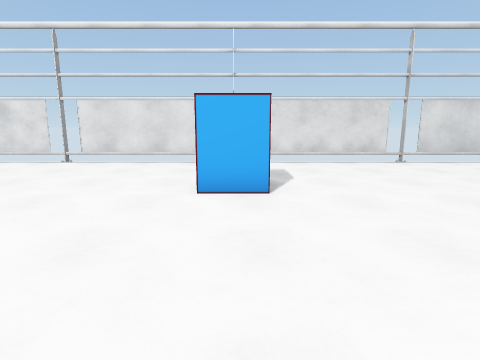
View 1 (above)

21 first-person views from a walk through a Unity game level. The camera is 1.3 m above the floor, tilts 10° down and sees 80° across. The floor is counted in squares, 1 m on a side. Each view is taken from the middle of a square. On the plan, view 1 faces up. The plan holds only what a view shows up to about 13 squares ahead; the rest is blank.

View 2
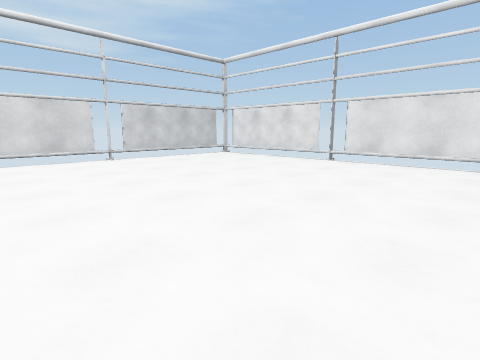

View 3
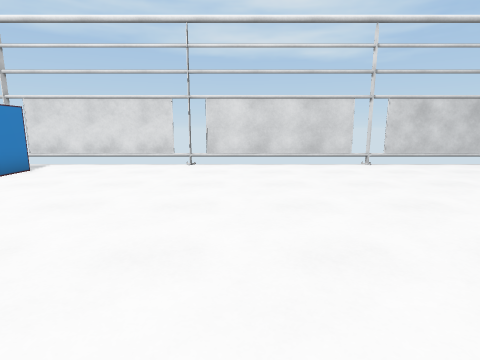

View 4
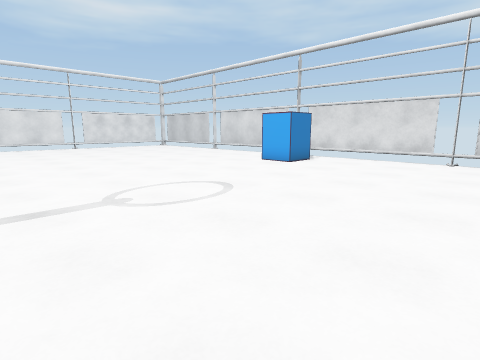

View 5
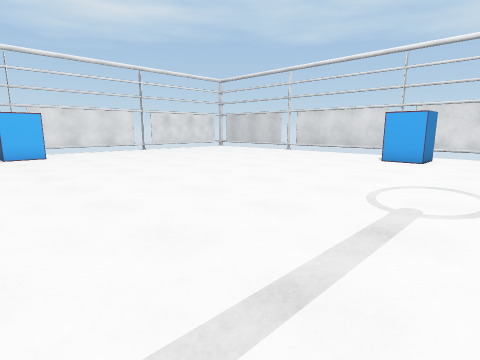

View 6
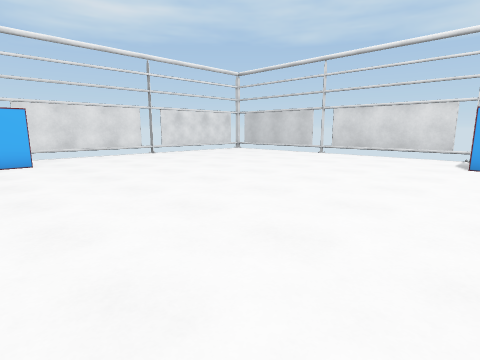

View 7
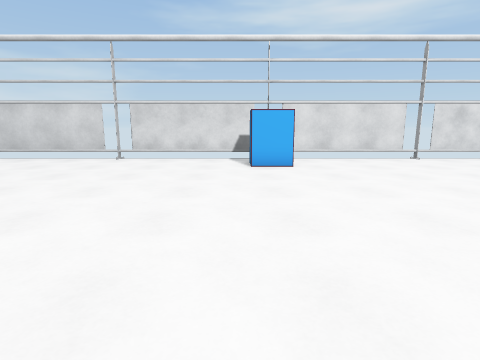

View 8
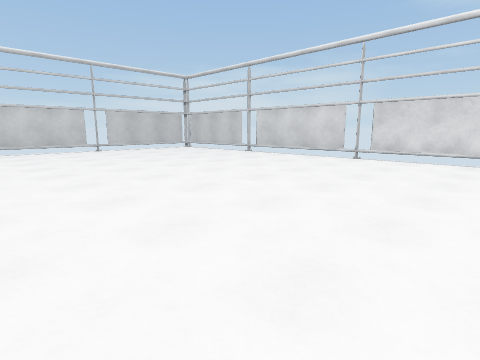

View 9
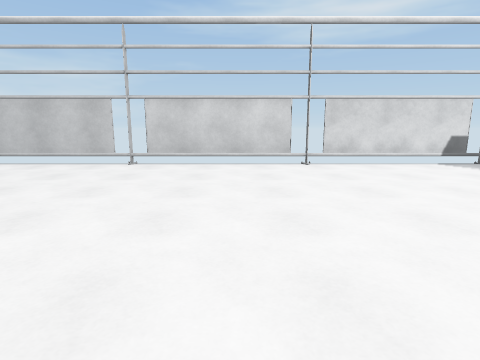

View 10
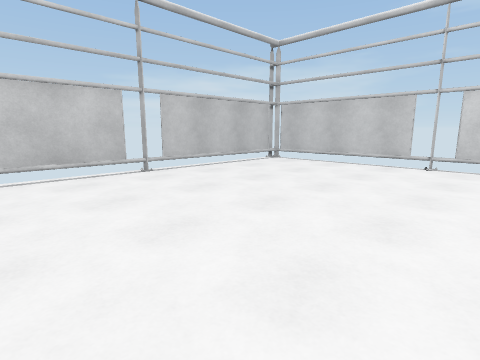

View 11
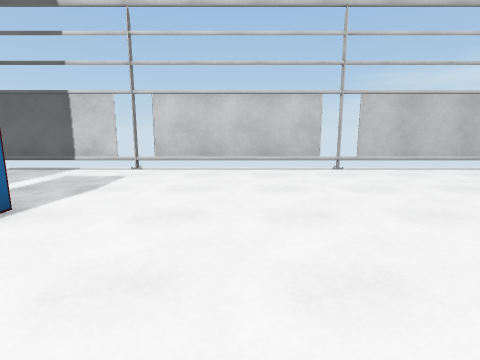

View 12
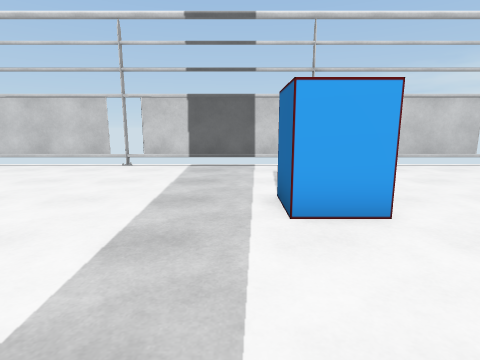

View 13
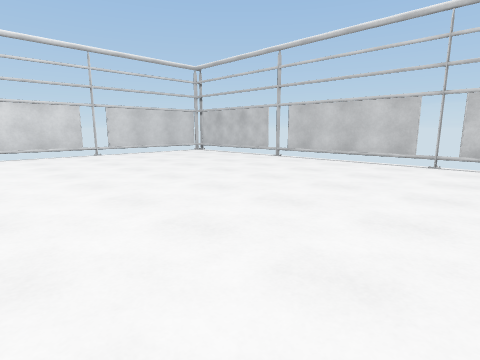

View 14
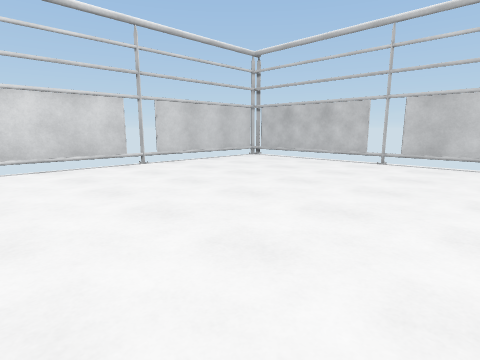

View 15
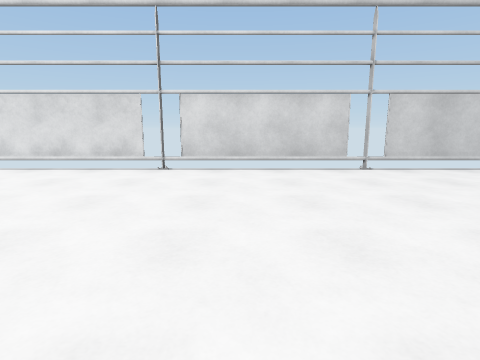

View 16
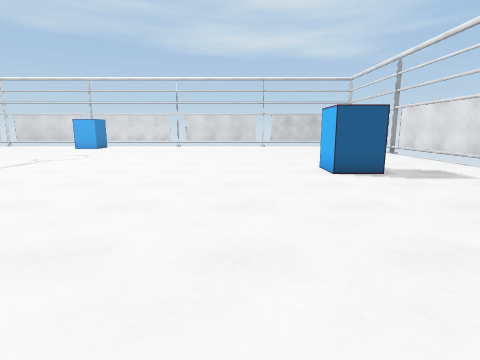

View 17
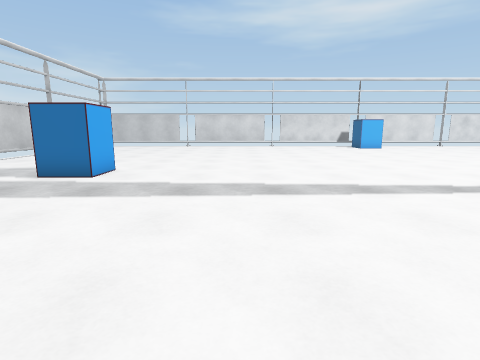

View 18
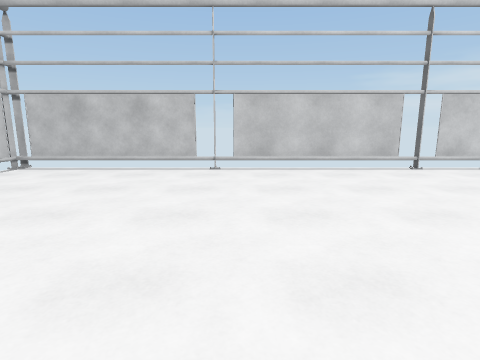

View 19
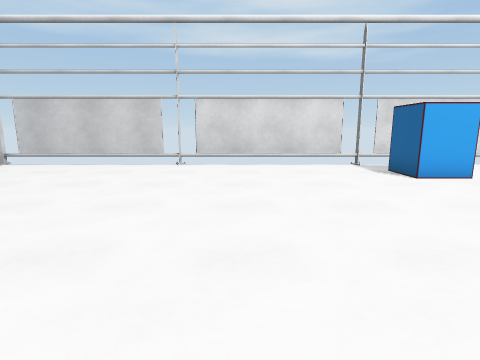

View 20
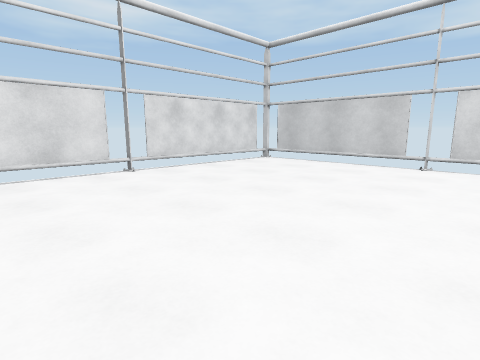

View 21
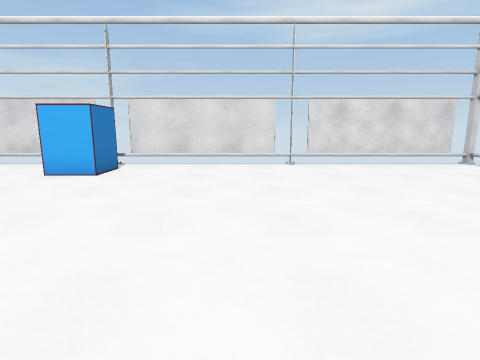

### Floor plan
Points are (right, up) in squares from view 1. A wall is a line through its corners. A room is listed if a view was taken in it or the views show most of it. See-through windows are left out.
Room 1 (views 1, 2, 3, 4, 5, 6, 7, 8, 9, 10, 11, 12, 13, 14, 15, 16, 17, 18, 19, 20, 21)
walls: (13.1, -8.2) (13.1, -6.7) (14.6, -6.7); (0.6, 7.4) (0.6, 5.8) (-1, 5.8); (19.5, -8) (19.5, -2.5); (19.5, -1.4) (19.5, 4.2); (-12.1, -6.7) (-10.6, -6.7) (-10.6, -8.2) (-12.1, -8.2); (-0.9, -20.6) (-0.9, -19.1) (0.6, -19.1) (0.6, -20.3); (5.9, 11.4) (1, 11.4); (-1.1, 11.4) (-6.4, 11.4); (0.2, -21.9) (12.6, -21.9); (-13.8, -2.4) (-13.8, -8); (-13.8, -8.5) (-13.8, -14.8); (19.5, -14.8) (19.5, -9.1); (12.6, 11.4) (7, 11.4); (19.5, 5.4) (19.5, 11); (13.5, -21.9) (18.9, -21.9); (-6.5, -21.9) (-0.5, -21.9); (-7.5, 11.4) (-9.6, 11.4); (-13.8, 4.5) (-13.8, -1.5); (-13.8, -15.9) (-13.8, -21.9) (-7.5, -21.9); (17, 11.4) (13.8, 11.4); (19.5, -21.4) (19.5, -15.9); (-13.8, 9.1) (-13.8, 5.4); (19.9, 11.4) (18.9, 11.4)
ways out: gap at (-14, -9); gap at (-14, -1); gap at (-14, 4); gap at (-13, -22); gap at (-6, -22); gap at (6.5, -22); gap at (14, -22)

Where each view was taken, in squares from view 1:
view 1: 0 up, 0 right, facing up
view 2: 0 up, 1 left, facing up-left
view 3: 0 up, 3 left, facing left
view 4: 0 up, 1 left, facing down-left
view 5: 4 down, 2 right, facing down-left
view 6: 7 down, 1 right, facing down-left
view 7: 9 down, 1 right, facing down
view 8: 9 down, 1 right, facing down-right
view 9: 11 down, 9 right, facing down
view 10: 11 down, 11 right, facing down-right
view 11: 12 down, 10 right, facing right
view 12: 6 down, 9 right, facing right
view 13: 4 down, 8 right, facing up-right
view 14: 1 up, 8 right, facing up-right
view 15: 2 up, 9 right, facing up
view 16: 3 up, 9 right, facing left
view 17: 1 up, 9 right, facing down
view 18: 4 up, 10 right, facing right
view 19: 13 down, 3 left, facing left
view 20: 13 down, 3 left, facing down-left
view 21: 11 down, 5 left, facing down
